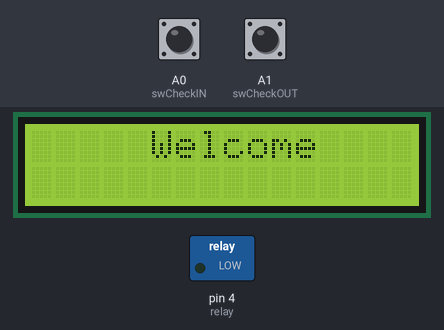
The sketch below on a simulated Arduino Uno, built with avr-gcc and run on an emulated ATmega328P. Shown: 16×2 character LCD, switched loads named in the sketch (green lamp = pin HIGH). Inputs (shaded band) come from the test bench; at power-on: A0 (swCheckIN) HIGH, A1 (swCheckOUT) HIGH. What the sketch prints to the serial monitor is not drawn.

Above: at 0.1 s.
At 3.2 s:
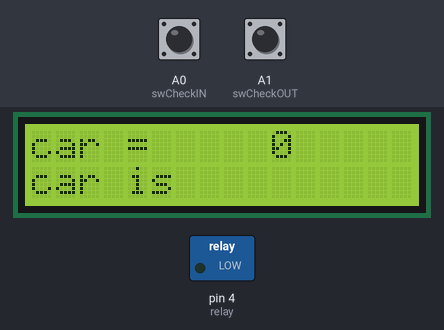

The sketch:

TNK-Parking-countng.ino
```cpp
#include <Wire.h>  // ไลบรารีสำหรับการสื่อสารผ่าน I2C
#include <LiquidCrystal_PCF8574.h>  // ไลบรารีสำหรับควบคุมจอ LCD แบบ I2C

LiquidCrystal_PCF8574 lcd(0x27);

#define swCheckIN A0  // กำหนดขา A0 เป็นสวิตช์ CheckIN
#define swCheckOUT A1 // กำหนดขา A1 เป็นสวิตช์ CheckOUT

#define relay 4  // กำหนดขา 4 สำหรับควบคุมรีเลย์

int CheckIN = 1;  // ตัวแปรเก็บ CheckIN
int CheckOUT = 0;  // ตัวแปรเก็บ CheckOUT
int counter = 0;  // ตัวแปรนับจำนวนคน
const int maxCounter = 3;  // กำหนดค่าสูงสุดของจำนวนคน

void setup() {
    Serial.begin(9600);
    pinMode(swCheckIN, INPUT);  // ตั้งค่าให้ขา swCheckIN เป็นอินพุต
    pinMode(swCheckOUT, INPUT); // ตั้งค่าให้ขา swCheckOUT เป็นอินพุต
    pinMode(relay, OUTPUT);

    lcd.begin(16, 2);
    lcd.setBacklight(255);
    lcd.setCursor(0, 0);
    lcd.print("     Welcome    ");
    delay(3000);  // รอ 3 วินาที   [1000  = 1วิ]
    lcd.clear();
}

void loop() {
    CheckIN = digitalRead(swCheckIN);  // CheckIN
    CheckOUT = digitalRead(swCheckOUT);  // CheckOUT

    // แสดงสถานะของสวิตช์และตัวนับบน Serial Monitor
    Serial.print("swCheckIN=");
    Serial.print(CheckIN);
    Serial.print("\t");
    Serial.print("swCheckOUT=");
    Serial.print(CheckOUT);
    Serial.print("\t");
    Serial.print("Counter=");
    Serial.print(counter);
    Serial.println();

    // ถ้าสวิตช์ CheckIN ถูกกด
    if (CheckIN == 0) {
        while (CheckOUT == 1) {
            CheckOUT = digitalRead(swCheckOUT);
        }
        if (counter < maxCounter) {
            counter++;
        }
        while (CheckOUT == 0) {
            CheckOUT = digitalRead(swCheckOUT);
        }
    }

    // ถ้าสวิตช์ CheckOUT ถูกกด
    if (CheckOUT == 0) {
        while (CheckIN == 1) {
            CheckIN = digitalRead(swCheckIN);
        }
        if (counter > 0) {
            counter--;
        }
        while (CheckIN == 0) {
            CheckIN = digitalRead(swCheckIN);
        }
    }

    // แสดงจำนวนคนบนจอ LCD
    lcd.setCursor(0, 0);
    lcd.print("car =");
    lcd.setCursor(10, 0);
    lcd.print(counter);
    lcd.print("  ");

    // แสดงสถานะของไฟและควบคุมรีเลย์
    lcd.setCursor(0, 1);
    lcd.print("car is ");
    if (counter >= maxCounter) {
        digitalWrite(relay, HIGH);
        lcd.print("");
        lcd.setCursor(9, 1);
        lcd.print("Full");
    } else {
        digitalWrite(relay, LOW);
        lcd.print("");
        lcd.setCursor(9, 1);
        lcd.print("          ");  // ลบข้อความ "เต็มที่ 20" ถ้าจำนวนน้อยกว่า 20
    }
}
```
